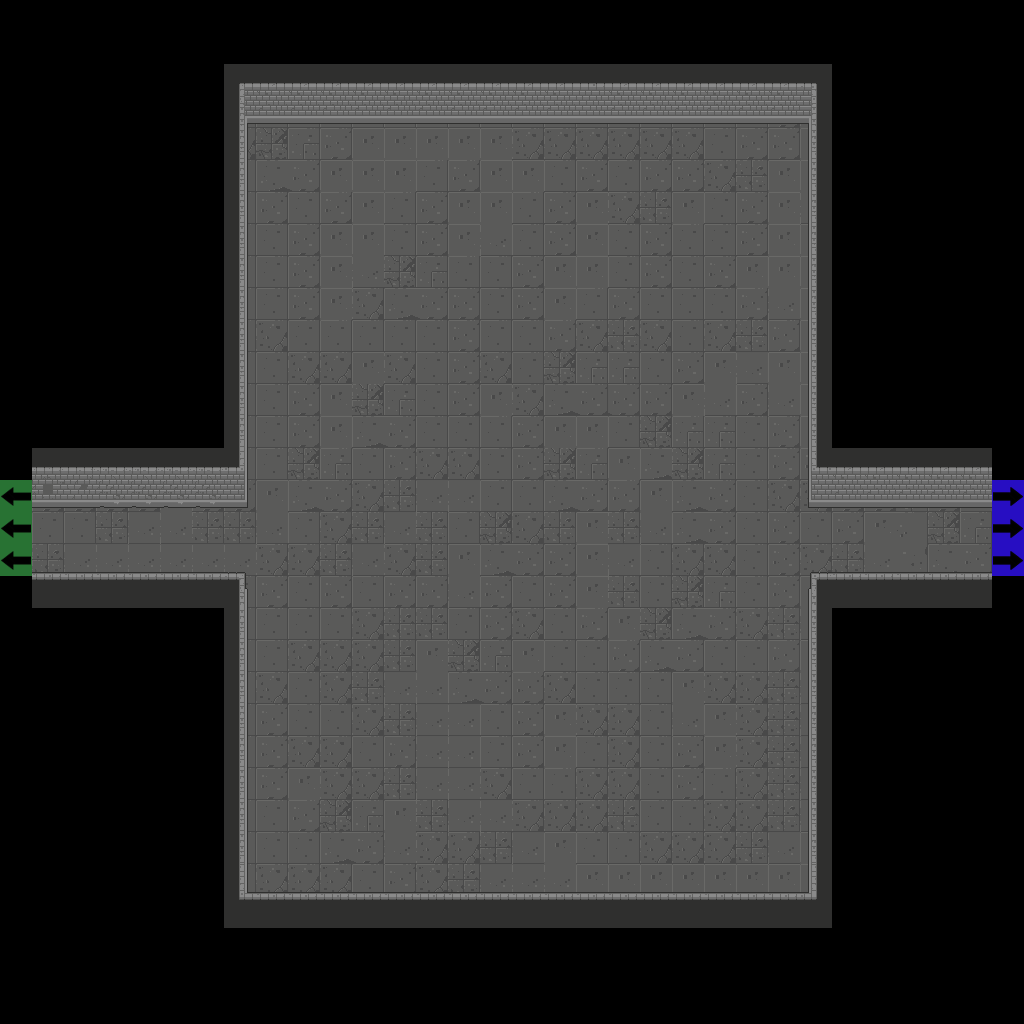

A level layout from a 2D game, rendered from its tile map. Below: a short description, then the map file with its tile-grid data intact:
An orthogonal 32x32 tile map with 32x32 px tiles, 3 tile layers (Floor, Flags, Walls), 2 tilesets.

<map version="1.2" tiledversion="1.2.3" orientation="orthogonal" renderorder="right-down" width="32" height="32" tilewidth="32" tileheight="32" infinite="0" nextlayerid="50" nextobjectid="1">
 <tileset firstgid="1" source="Dungeon_Tileset_2.tsx" />
 <tileset firstgid="321" source="flags.tsx" />
 <layer id="47" name="Floor" width="32" height="32">
  <data encoding="csv">
0,0,0,0,0,0,0,0,0,0,0,0,0,0,0,0,0,0,0,0,0,0,0,0,0,0,0,0,0,0,0,0,
0,0,0,0,0,0,0,0,0,0,0,0,0,0,0,0,0,0,0,0,0,0,0,0,0,0,0,0,0,0,0,0,
0,0,0,0,0,0,0,0,0,0,0,0,0,0,0,89,90,91,0,0,0,0,0,0,0,0,0,0,0,0,0,0,
0,0,0,0,0,0,0,89,89,89,89,89,89,89,89,89,89,89,89,89,89,89,89,89,90,91,0,0,0,0,0,0,
0,0,0,0,0,0,0,105,93,94,90,91,91,91,91,91,105,105,105,105,105,105,89,90,90,91,0,0,0,0,0,0,
0,0,0,0,0,0,0,89,109,110,91,91,91,89,90,91,91,89,90,89,90,90,105,106,91,91,0,0,0,0,0,0,
0,0,0,0,0,0,0,89,90,89,90,91,89,90,91,91,89,90,91,105,106,91,89,90,91,107,0,0,0,0,0,0,
0,0,0,0,0,0,0,89,89,90,91,91,89,90,91,107,89,90,91,89,90,89,89,90,91,91,0,0,0,0,0,0,
0,0,0,0,0,0,0,89,89,90,91,107,93,94,89,89,90,91,91,89,90,89,90,91,91,91,0,0,0,0,0,0,
0,0,0,0,0,0,0,89,89,90,91,105,109,110,90,89,90,91,89,90,89,89,89,90,107,91,0,0,0,0,0,0,
0,0,0,0,0,0,0,89,105,89,89,89,89,89,90,89,89,90,105,106,105,89,105,106,90,91,0,0,0,0,0,0,
0,0,0,0,0,0,0,89,89,105,105,91,105,89,90,105,89,93,94,94,89,90,91,107,91,91,0,0,0,0,0,0,
0,0,0,0,0,0,0,89,89,90,91,93,94,89,90,91,105,109,110,110,90,91,107,90,107,91,0,0,0,0,0,0,
0,0,0,0,0,0,0,89,89,90,91,109,110,89,89,89,90,91,91,89,93,94,94,89,90,91,0,0,0,0,0,0,
0,0,0,0,0,0,0,89,89,93,94,89,90,105,105,89,90,93,94,91,109,93,94,89,90,90,0,0,0,0,0,0,
0,90,90,90,90,91,90,90,91,109,110,105,106,107,107,89,89,109,110,90,91,109,110,89,105,105,90,90,106,90,107,0,
0,89,89,106,107,107,106,106,107,89,105,106,107,106,89,93,105,106,91,106,107,109,110,89,90,89,90,91,92,93,94,0,
0,106,107,107,107,107,107,107,105,105,106,107,105,106,91,109,110,90,91,107,89,105,105,89,90,105,106,107,108,109,110,0,
0,0,0,0,0,0,0,89,90,89,90,89,90,90,107,90,89,90,91,106,89,93,94,89,90,91,0,0,0,0,0,0,
0,0,0,0,0,0,0,89,89,89,89,105,106,106,89,90,105,89,90,91,93,109,110,105,106,107,0,0,0,0,0,0,
0,0,0,0,0,0,0,89,89,105,105,105,106,91,93,94,91,89,89,90,109,110,89,89,90,91,0,0,0,0,0,0,
0,0,0,0,0,0,0,89,105,89,105,106,107,107,109,110,90,105,89,89,89,91,105,105,106,107,0,0,0,0,0,0,
0,0,0,0,0,0,0,89,90,89,89,105,106,107,107,89,90,91,105,105,89,107,91,105,106,107,0,0,0,0,0,0,
0,0,0,0,0,0,0,89,90,105,105,89,90,107,107,89,90,91,89,105,89,90,91,105,106,107,0,0,0,0,0,0,
0,0,0,0,0,0,0,89,90,91,105,105,106,107,107,105,89,89,105,105,89,90,89,105,106,107,0,0,0,0,0,0,
0,0,0,0,0,0,0,89,89,90,93,94,91,106,107,107,105,105,105,106,89,89,105,105,106,107,0,0,0,0,0,0,
0,0,0,0,0,0,0,89,89,89,109,110,107,105,105,106,107,91,89,89,105,105,105,106,107,91,0,0,0,0,0,0,
0,0,0,0,0,0,0,89,105,105,105,89,90,105,106,107,107,107,91,91,91,91,91,91,91,91,0,0,0,0,0,0,
0,0,0,0,0,0,0,105,105,106,107,105,106,105,105,0,0,0,0,107,107,107,107,107,107,107,0,0,0,0,0,0,
0,0,0,0,0,0,0,0,0,0,0,0,0,0,0,0,0,0,0,0,0,0,0,0,0,0,0,0,0,0,0,0,
0,0,0,0,0,0,0,0,0,0,0,0,0,0,0,0,0,0,0,0,0,0,0,0,0,0,0,0,0,0,0,0,
0,0,0,0,0,0,0,0,0,0,0,0,0,0,0,0,0,0,0,0,0,0,0,0,0,0,0,0,0,0,0,0
</data>
 </layer>
 <layer id="48" name="Flags" width="32" height="32">
  <data encoding="csv">
0,0,0,0,0,0,0,0,0,0,0,0,0,0,0,0,0,0,0,0,0,0,0,0,0,0,0,0,0,0,0,0,
0,0,0,0,0,0,0,0,0,0,0,0,0,0,0,0,0,0,0,0,0,0,0,0,0,0,0,0,0,0,0,0,
0,0,0,0,0,0,0,0,0,0,0,0,0,0,0,0,0,0,0,0,0,0,0,0,0,0,0,0,0,0,0,0,
0,0,0,0,0,0,0,0,0,0,0,0,0,0,0,0,0,0,0,0,0,0,0,0,0,0,0,0,0,0,0,0,
0,0,0,0,0,0,0,0,0,0,0,0,0,0,0,0,0,0,0,0,0,0,0,0,0,0,0,0,0,0,0,0,
0,0,0,0,0,0,0,0,0,0,0,0,0,0,0,0,0,0,0,0,0,0,0,0,0,0,0,0,0,0,0,0,
0,0,0,0,0,0,0,0,0,0,0,0,0,0,0,0,0,0,0,0,0,0,0,0,0,0,0,0,0,0,0,0,
0,0,0,0,0,0,0,0,0,0,0,0,0,0,0,0,0,0,0,0,0,0,0,0,0,0,0,0,0,0,0,0,
0,0,0,0,0,0,0,0,0,0,0,0,0,0,0,0,0,0,0,0,0,0,0,0,0,0,0,0,0,0,0,0,
0,0,0,0,0,0,0,0,0,0,0,0,0,0,0,0,0,0,0,0,0,0,0,0,0,0,0,0,0,0,0,0,
0,0,0,0,0,0,0,0,0,0,0,0,0,0,0,0,0,0,0,0,0,0,0,0,0,0,0,0,0,0,0,0,
0,0,0,0,0,0,0,0,0,0,0,0,0,0,0,0,0,0,0,0,0,0,0,0,0,0,0,0,0,0,0,0,
0,0,0,0,0,0,0,0,0,0,0,0,0,0,0,0,0,0,0,0,0,0,0,0,0,0,0,0,0,0,0,0,
0,0,0,0,0,0,0,0,0,0,0,0,0,0,0,0,0,0,0,0,0,0,0,0,0,0,0,0,0,0,0,0,
0,0,0,0,0,0,0,0,0,0,0,0,0,0,0,0,0,0,0,0,0,0,0,0,0,0,0,0,0,0,0,0,
326,0,0,0,0,0,0,0,0,0,0,0,0,0,0,0,0,0,0,0,0,0,0,0,0,0,0,0,0,0,0,324,
326,0,0,0,0,0,0,0,0,0,0,0,0,0,0,0,0,0,0,0,0,0,0,0,0,0,0,0,0,0,0,324,
326,0,0,0,0,0,0,0,0,0,0,0,0,0,0,0,0,0,0,0,0,0,0,0,0,0,0,0,0,0,0,324,
0,0,0,0,0,0,0,0,0,0,0,0,0,0,0,0,0,0,0,0,0,0,0,0,0,0,0,0,0,0,0,0,
0,0,0,0,0,0,0,0,0,0,0,0,0,0,0,0,0,0,0,0,0,0,0,0,0,0,0,0,0,0,0,0,
0,0,0,0,0,0,0,0,0,0,0,0,0,0,0,0,0,0,0,0,0,0,0,0,0,0,0,0,0,0,0,0,
0,0,0,0,0,0,0,0,0,0,0,0,0,0,0,0,0,0,0,0,0,0,0,0,0,0,0,0,0,0,0,0,
0,0,0,0,0,0,0,0,0,0,0,0,0,0,0,0,0,0,0,0,0,0,0,0,0,0,0,0,0,0,0,0,
0,0,0,0,0,0,0,0,0,0,0,0,0,0,0,0,0,0,0,0,0,0,0,0,0,0,0,0,0,0,0,0,
0,0,0,0,0,0,0,0,0,0,0,0,0,0,0,0,0,0,0,0,0,0,0,0,0,0,0,0,0,0,0,0,
0,0,0,0,0,0,0,0,0,0,0,0,0,0,0,0,0,0,0,0,0,0,0,0,0,0,0,0,0,0,0,0,
0,0,0,0,0,0,0,0,0,0,0,0,0,0,0,0,0,0,0,0,0,0,0,0,0,0,0,0,0,0,0,0,
0,0,0,0,0,0,0,0,0,0,0,0,0,0,0,0,0,0,0,0,0,0,0,0,0,0,0,0,0,0,0,0,
0,0,0,0,0,0,0,0,0,0,0,0,0,0,0,0,0,0,0,0,0,0,0,0,0,0,0,0,0,0,0,0,
0,0,0,0,0,0,0,0,0,0,0,0,0,0,0,0,0,0,0,0,0,0,0,0,0,0,0,0,0,0,0,0,
0,0,0,0,0,0,0,0,0,0,0,0,0,0,0,0,0,0,0,0,0,0,0,0,0,0,0,0,0,0,0,0,
0,0,0,0,0,0,0,0,0,0,0,0,0,0,0,0,0,0,0,0,0,0,0,0,0,0,0,0,0,0,0,0
</data>
 </layer>
 <layer id="49" name="Walls" width="32" height="32">
  <data encoding="csv">
0,0,0,0,0,0,0,0,0,0,0,0,0,0,0,0,0,0,0,0,0,0,0,0,0,0,0,0,0,0,0,0,
0,0,0,0,0,0,0,0,0,0,0,0,0,0,0,0,0,0,0,0,0,0,0,0,0,0,0,0,0,0,0,0,
0,0,0,0,0,0,0,4,5,5,5,5,5,5,5,5,5,5,34,5,5,5,5,5,5,6,0,0,0,0,0,0,
0,0,0,0,0,0,0,20,21,21,21,21,21,21,21,21,21,21,50,21,21,21,21,21,21,22,0,0,0,0,0,0,
0,0,0,0,0,0,0,19,0,0,0,0,0,0,0,0,0,0,0,0,0,0,0,0,0,17,0,0,0,0,0,0,
0,0,0,0,0,0,0,19,0,0,0,0,0,0,0,0,0,0,0,0,0,0,0,0,0,17,0,0,0,0,0,0,
0,0,0,0,0,0,0,19,0,0,0,0,0,0,0,0,0,0,0,0,0,0,0,0,0,17,0,0,0,0,0,0,
0,0,0,0,0,0,0,19,0,0,0,0,0,0,0,0,0,0,0,0,0,0,0,0,0,17,0,0,0,0,0,0,
0,0,0,0,0,0,0,19,0,0,0,0,0,0,0,0,0,0,0,0,0,0,0,0,0,17,0,0,0,0,0,0,
0,0,0,0,0,0,0,19,0,0,0,0,0,0,0,0,0,0,0,0,0,0,0,0,0,17,0,0,0,0,0,0,
0,0,0,0,0,0,0,19,0,0,0,0,0,0,0,0,0,0,0,0,0,0,0,0,0,17,0,0,0,0,0,0,
0,0,0,0,0,0,0,19,0,0,0,0,0,0,0,0,0,0,0,0,0,0,0,0,0,17,0,0,0,0,0,0,
0,0,0,0,0,0,0,19,0,0,0,0,0,0,0,0,0,0,0,0,0,0,0,0,0,17,0,0,0,0,0,0,
0,0,0,0,0,0,0,19,0,0,0,0,0,0,0,0,0,0,0,0,0,0,0,0,0,17,0,0,0,0,0,0,
0,10,11,12,12,12,12,66,0,0,0,0,0,0,0,0,0,0,0,0,0,0,0,0,0,67,5,5,5,5,5,0,
0,26,27,28,28,28,28,82,0,0,0,0,0,0,0,0,0,0,0,0,0,0,0,0,0,83,21,21,21,21,21,0,
0,0,0,0,0,0,0,0,0,0,0,0,0,0,0,0,0,0,0,0,0,0,0,0,0,0,0,0,0,0,0,0,
0,37,37,37,37,37,37,98,0,0,0,0,0,0,0,0,0,0,0,0,0,0,0,0,0,99,37,37,37,37,37,0,
0,53,53,53,53,53,53,114,0,0,0,0,0,0,0,0,0,0,0,0,0,0,0,0,0,115,53,53,53,53,53,0,
0,0,0,0,0,0,0,19,0,0,0,0,0,0,0,0,0,0,0,0,0,0,0,0,0,17,0,0,0,0,0,0,
0,0,0,0,0,0,0,19,0,0,0,0,0,0,0,0,0,0,0,0,0,0,0,0,0,17,0,0,0,0,0,0,
0,0,0,0,0,0,0,19,0,0,0,0,0,0,0,0,0,0,0,0,0,0,0,0,0,17,0,0,0,0,0,0,
0,0,0,0,0,0,0,19,0,0,0,0,0,0,0,0,0,0,0,0,0,0,0,0,0,17,0,0,0,0,0,0,
0,0,0,0,0,0,0,19,0,0,0,0,0,0,0,0,0,0,0,0,0,0,0,0,0,17,0,0,0,0,0,0,
0,0,0,0,0,0,0,19,0,0,0,0,0,0,0,0,0,0,0,0,0,0,0,0,0,17,0,0,0,0,0,0,
0,0,0,0,0,0,0,19,0,0,0,0,0,0,0,0,0,0,0,0,0,0,0,0,0,17,0,0,0,0,0,0,
0,0,0,0,0,0,0,19,0,0,0,0,0,0,0,0,0,0,0,0,0,0,0,0,0,17,0,0,0,0,0,0,
0,0,0,0,0,0,0,36,37,37,37,37,37,37,37,37,37,37,37,37,37,37,37,37,37,38,0,0,0,0,0,0,
0,0,0,0,0,0,0,52,53,53,53,53,53,53,53,53,53,53,53,53,53,53,53,53,53,54,0,0,0,0,0,0,
0,0,0,0,0,0,0,0,0,0,0,0,0,0,0,0,0,0,0,0,0,0,0,0,0,0,0,0,0,0,0,0,
0,0,0,0,0,0,0,0,0,0,0,0,0,0,0,0,0,0,0,0,0,0,0,0,0,0,0,0,0,0,0,0,
0,0,0,0,0,0,0,0,0,0,0,0,0,0,0,0,0,0,0,0,0,0,0,0,0,0,0,0,0,0,0,0
</data>
 </layer>
</map>
